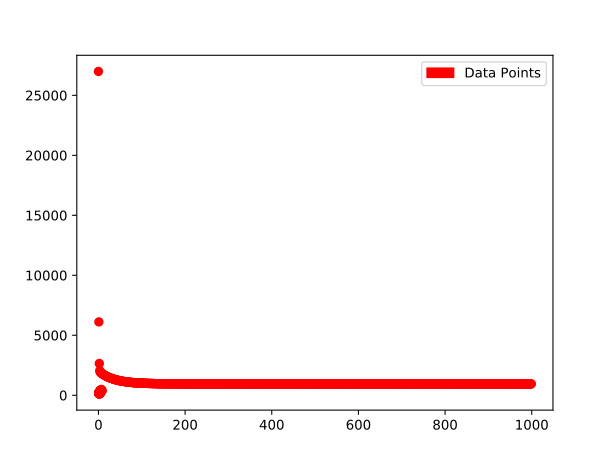

Python code for this plot:
"""
Data Samples:
!wget -O FuelConsumption.csv https://s3-api.us-geo.objectstorage.softlayer.net/cf-courses-data/CognitiveClass/ML0101ENv3/labs/FuelConsumptionCo2.csv
"""

import matplotlib
matplotlib.use('Agg')
import matplotlib.pyplot as plt
import pandas as pd
import numpy as np
import tensorflow as tf
import matplotlib.patches as mpatches
import matplotlib.pyplot as plt

"""
plt.rcParams['figure.figsize'] = (10, 6)
X = np.arange(0.0, 5.0, 0.1)
#print(X)
##You can adjust the slope and intercept to verify the changes in the graph
a = 1
b = 0

Y= a * X + b 

plt.plot(X, Y) 
plt.ylabel('Dependent Variable')
plt.xlabel('Indepdendent Variable')
plt.savefig('linear_regression_01.svg') 
"""
df = pd.read_csv("./data/OnlyFuelConsumption.csv", header=0, sep=',',  encoding='iso-8859-1')
# take a look at the dataset
#print(df)

train_x = np.asanyarray(df[['ENGINESIZE']])
train_y = np.asanyarray(df[['CO2EMISSIONS']])

a = tf.Variable(20.0)
b = tf.Variable(30.2)
y = a * train_x + b

loss = tf.reduce_mean(tf.square(y - train_y))
optimizer = tf.train.GradientDescentOptimizer(0.05)
train = optimizer.minimize(loss)

init = tf.global_variables_initializer()
sess = tf.Session()
sess.run(init)

loss_values = []
train_data = []
for step in range(1000):
    _, loss_val, a_val, b_val = sess.run([train, loss, a, b])
    loss_values.append(loss_val)
    if step % 5 == 0:
        print(step, loss_val, a_val, b_val)
        train_data.append([a_val, b_val])
        
plt.plot(loss_values, 'ro')

converter = plt.colors
cr, cg, cb = (1.0, 1.0, 0.0)
for f in train_data:
    cb += 1.0 / len(train_data)
    cg -= 1.0 / len(train_data)
    if cb > 1.0: cb = 1.0
    if cg < 0.0: cg = 0.0
    [a, b] = f
    f_y = np.vectorize(lambda x: a*x + b)(train_x)
    line = plt.plot(train_x, f_y)
    plt.setp(line, color=(cr,cg,cb))

plt.plot(train_x, train_y, 'ro')
green_line = mpatches.Patch(color='red', label='Data Points')
plt.legend(handles=[green_line])
plt.savefig('linear_regression_01.svg') 

